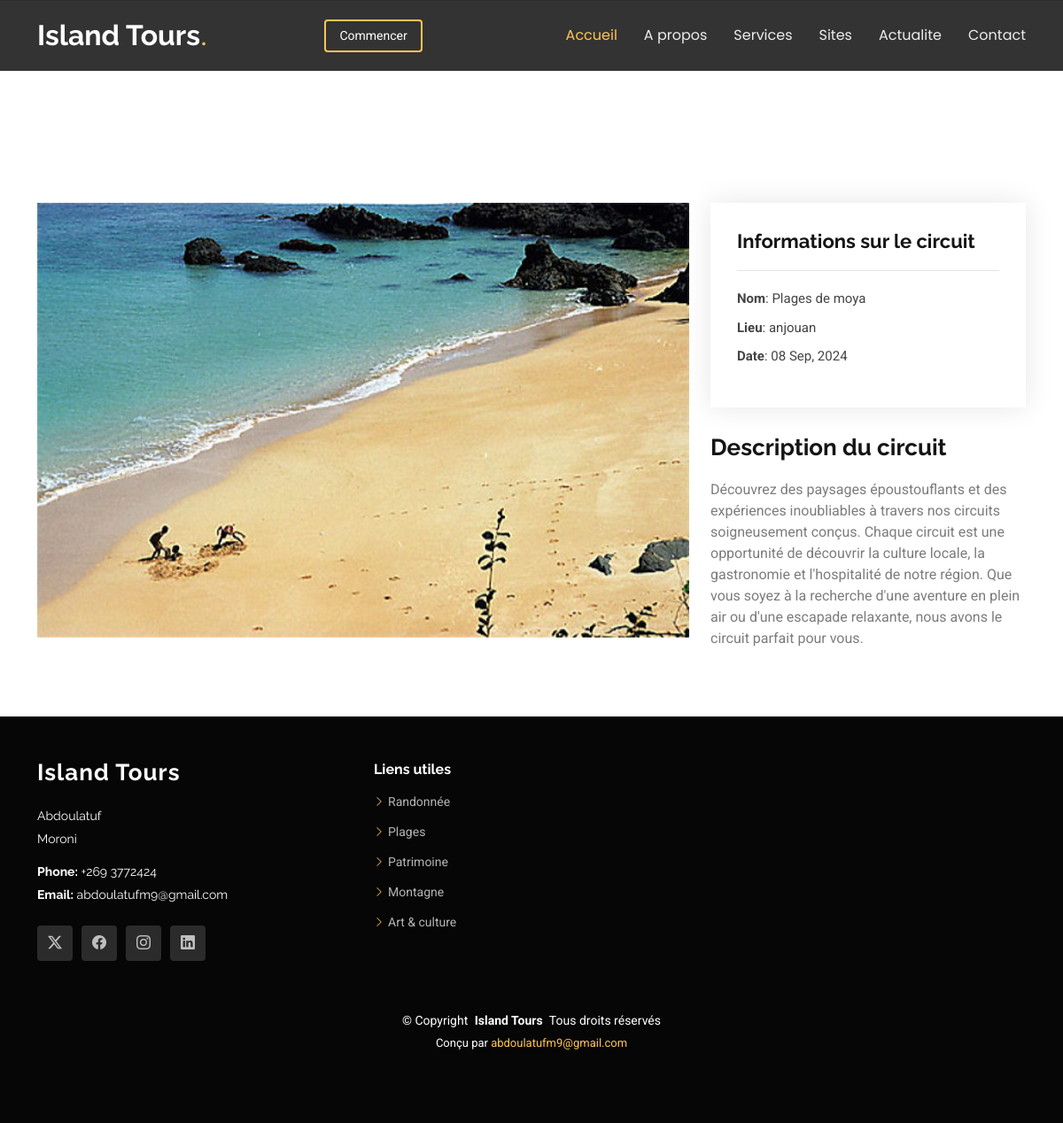
The app's page /portfolio-details.php?id=1 with its own data.
### tables this page shows
CREATE TABLE `circuit` (
  `id` int(250) NOT NULL,
  `nom_circuit` varchar(255) NOT NULL,
  `page` varchar(50) NOT NULL,
  `lieu` varchar(255) NOT NULL,
  `date` date NOT NULL,
  `image` varchar(100) NOT NULL,
  `description` varchar(500) NOT NULL
);

### portfolio-details.php (the view, shortened to what this page needs)
<?php
$serveur = "localhost";
$utilisateur = "root";
$motdepasse = "";
$bdd = "db_circuit";
$connexion = new mysqli($serveur, $utilisateur, $motdepasse, $bdd);
$id_circuit = $_GET['id'];
$requete = "SELECT * FROM circuit WHERE id = ?";
$stmt = $connexion->prepare($requete);
$stmt->bind_param("i", $id_circuit);
$stmt->execute();
$resultat = $stmt->get_result();
$circuit = $resultat->fetch_assoc();
?>
<!DOCTYPE html>
<html lang="en">
<head>
  <link href="assets/vendor/bootstrap/css/bootstrap.min.css" rel="stylesheet">
  <link href="assets/vendor/bootstrap-icons/bootstrap-icons.css" rel="stylesheet">
  <link href="assets/vendor/aos/aos.css" rel="stylesheet">
  <link href="assets/vendor/swiper/swiper-bundle.min.css" rel="stylesheet">
  <link href="assets/vendor/glightbox/css/glightbox.min.css" rel="stylesheet">
  <link href="assets/css/main.css" rel="stylesheet">
</head>
<body class="portfolio-details-page">
  <header id="header" class="header d-flex align-items-center fixed-top">
    <div class="container-fluid container-xl position-relative d-flex align-items-center justify-content-between">
      <a href="index.php" class="logo d-flex align-items-center me-auto me-lg-0">
        <h1 class="sitename">Island Tours</h1>
        <span>.</span>
      </a>
      <nav id="navmenu" class="navmenu">
        <ul>
          <li><a href="index.php" class="active">Accueil<br></a></li>
          <li><a href="index.php#a_propos">A propos</a></li>
          <li><a href="index.php#services">Services</a></li>
          <li><a href="index.php#sites">Sites</a></li>
          <li><a href="index.php#actualite">Actualite</a></li>
          <li><a href="index.php#contact">Contact</a></li>
        </ul>
      </nav>
      <a class="btn-getstarted" href="index.php#a_propos">Commencer</a>
    </div>
  </header>
  <main class="main">
    <div class="page-title" data-aos="fade">
      <div class="heading">
        <div class="container">
          <div class="row d-flex justify-content-center text-center">
            <div class="col-lg-8">
            </div>
          </div>
        </div>
      </div>
    </div>
    <section id="portfolio-details" class="portfolio-details section">
      <div class="container" data-aos="fade-up" data-aos-delay="100">
        <div class="row gy-4">
          <div class="col-lg-8">
            <div class="portfolio-details-slider swiper init-swiper">
              <div class="swiper-wrapper align-items-center">
                <?php
                $images = explode(",", $circuit['image']);
                foreach ($images as $image) {
                  $imagePath = './uploads/' . trim($image);
                  if (file_exists($imagePath)) {
                    echo '<div class="swiper-slide">';
                    echo '<img src="' . htmlspecialchars($imagePath) . '" alt="' . htmlspecialchars($circuit['nom_circuit']) . '">';
                    echo '</div>';
                  } else {
                    echo '<div class="swiper-slide">';
                    echo '<p>Image non disponible</p>';
                    echo '</div>';
                  }
                }
                ?>
              </div>
            </div>
          </div>
          <div class="col-lg-4">
            <div class="portfolio-info" data-aos="fade-up" data-aos-delay="200">
              <h3>Informations sur le circuit</h3>
              <ul>
                <li><strong>Nom</strong>: <?php echo $circuit['nom_circuit']; ?></li>
                <li><strong>Lieu</strong>: <?php echo $circuit['lieu']; ?></li>
                <li><strong>Date</strong>: <?php echo date('d M, Y', strtotime($circuit['date'])); ?></li>
              </ul>
            </div>
            <div class="portfolio-description" data-aos="fade-up" data-aos-delay="300">
              <h2>Description du circuit</h2>
              <p>
                Découvrez des paysages époustouflants et des expériences inoubliables à travers nos circuits soigneusement conçus. Chaque circuit est une opportunité de découvrir la culture locale, la gastronomie et l'hospitalité de notre région. Que vous soyez à la recherche d'une aventure en plein air ou d'une escapade relaxante, nous avons le circuit parfait pour vous.
              </p>
            </div>
          </div>
        </div>
      </div>
    </section>
  </main>
  <?php include_once "inc/footer.php" ?>

### assets/css/main.css (style rules this page uses)
:root { --default-font: "Roboto", system-ui, -apple-system, "Segoe UI", Roboto, "Helvetica Neue", Arial, "Noto Sans", "Liberation Sans", sans-serif, "Apple Color Emoji", "Segoe UI Emoji", "Segoe UI Symbol", "Noto Color Emoji"; --heading-font: "Raleway", sans-serif; --nav-font: "Poppins", sans-serif; }
:root { --background-color: #ffffff; --default-color: #444444; --heading-color: #151515; --accent-color: #ffc451; --surface-color: #ffffff; --contrast-color: #312f2f; }
:root { --nav-color: rgba(255, 255, 255, 0.905); --nav-hover-color: #ffc451; --nav-mobile-background-color: #ffffff; --nav-dropdown-background-color: #ffffff; --nav-dropdown-color: #212529; --nav-dropdown-hover-color: #ffc451; }
:root { scroll-behavior: smooth; }
body { color: var(--default-color); background-color: var(--background-color); font-family: var(--default-font); }
a { color: var(--accent-color); text-decoration: none; transition: 0.3s; }
h1, h2, h3, h4, h5, h6 { color: var(--heading-color); font-family: var(--heading-font); }
.header { --background-color: rgba(0, 0, 0, 0.8); --heading-color: #ffffff; --contrast-color: #ffffff; color: var(--default-color); background-color: var(--background-color); padding: 10px 0; transition: all 0.5s; z-index: 997; }
.header .logo { line-height: 1; }
.header .logo h1 { font-size: 32px; margin: 0; font-weight: 700; color: var(--heading-color); }
.header .logo span { color: var(--accent-color); font-size: 32px; }
.header .btn-getstarted, .header .btn-getstarted:focus { color: var(--contrast-color); font-size: 14px; padding: 8px 30px; margin: 0 0 0 30px; border-radius: 4px; transition: 0.3s; border: 2px solid var(--accent-color); }
@media (max-width: 1200px) { .header .logo { order: 1; } }
@media (max-width: 1200px) { .header .btn-getstarted { order: 2; margin: 0 15px 0 0; padding: 6px 15px; } }
@media (max-width: 1200px) { .header .navmenu { order: 3; } }
@media (min-width: 1200px) { .navmenu { padding: 0; } }
@media (min-width: 1200px) { .navmenu ul { margin: 0; padding: 0; display: flex; list-style: none; align-items: center; } }
@media (min-width: 1200px) { .navmenu li { position: relative; } }
@media (min-width: 1200px) { .navmenu a, .navmenu a:focus { color: var(--nav-color); padding: 18px 15px; font-size: 16px; font-family: var(--nav-font); font-weight: 400; display: flex; align-items: center; justify-content: space-between; white-space: nowrap; transition: 0.3s; } }
@media (min-width: 1200px) { .navmenu li:last-child a { padding-right: 0; } }
@media (min-width: 1200px) { .navmenu li:hover>a, .navmenu .active, .navmenu .active:focus { color: var(--nav-hover-color); } }
.page-title { color: var(--default-color); background-color: var(--background-color); position: relative; }
.page-title .heading { padding: 80px 0; border-top: 1px solid color-mix(in srgb, var(--default-color), transparent 90%); }
section, .section { color: var(--default-color); background-color: var(--background-color); padding: 60px 0; scroll-margin-top: 80px; }
.portfolio-details .portfolio-details-slider img { width: 100%; }
.portfolio-details .portfolio-info { background-color: var(--surface-color); padding: 30px; box-shadow: 0px 0 30px rgba(0, 0, 0, 0.1); }
.portfolio-details .portfolio-info h3 { font-size: 22px; font-weight: 700; margin-bottom: 20px; padding-bottom: 20px; border-bottom: 1px solid color-mix(in srgb, var(--default-color), transparent 85%); }
.portfolio-details .portfolio-info ul { list-style: none; padding: 0; font-size: 15px; }
.portfolio-details .portfolio-info ul li+li { margin-top: 10px; }
.portfolio-details .portfolio-description { padding-top: 30px; }
.portfolio-details .portfolio-description h2 { font-size: 26px; font-weight: 700; margin-bottom: 20px; }
.portfolio-details .portfolio-description p { padding: 0; color: color-mix(in srgb, var(--default-color), transparent 30%); }

### records on screen
circuit: image (picture), nom_circuit "Plages de moya", lieu "anjouan", date "08 Sep, 2024"
